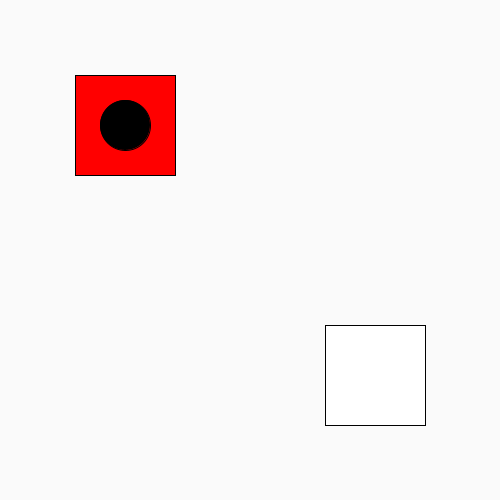
Frame 1 (no input)
Frame 60 (the mouse pressed at the canvas centre just before this capture): identical to frame 1, image omitted
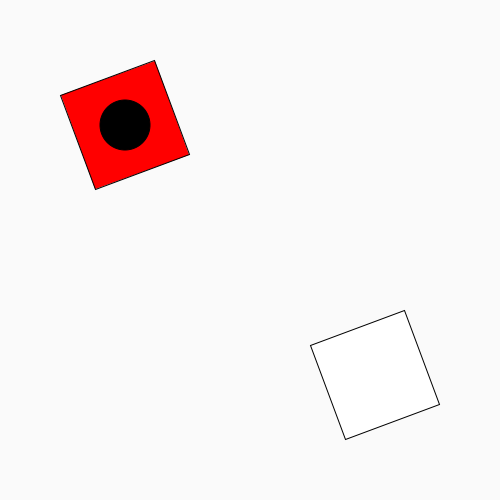
Frame 120 (the mouse held since frame 60 and released just before this capture)

The Processing sketch that drew these frames (run headless with seeded random() and noise(); from frame 60 on, the mouse is pressed at the canvas centre):

// Processing sketch: Week2_Translation_And_Scale
// ── Week2_Translation_And_Scale.pde
void setup() {
  size(500,500);
  rectMode(CENTER);
  int mouse;
}

void draw(){
  //redraw background in draw loop so that when you rotate the square, the rectangles 
  //don't get redrawn
  background(250);
  int mouse = mouseX, mouseY;
  //transition our coordinate plane from (0,0) to the bottom left of the screen, 
  //moving the rectangles
  pushMatrix();
  //println(mouseX);
  //println(mouseY);
  fill(255);
  translate(width*.75, height*.75);
  //the position of your mouse acts as the angle
  rotate(radians(mouse));
  rect(0, 0, 100, 100);
  //move the coordinate back to origin with popMatrix. 
  //Always need to have a pushMatrix in order to use a popMatrix, and vice versa
  popMatrix();
  
  pushMatrix();
  fill(255, 0, 0);
  translate(width*.25, height*.25);
  //rotate is in radians. To put it in degrees do rotate(radians(DEGREE AMT));
  rotate(radians(mouse));
  rect(0, 0, 100, 100);
  fill(0);
  ellipse(0, 0, 50, 50);
  popMatrix();
}
